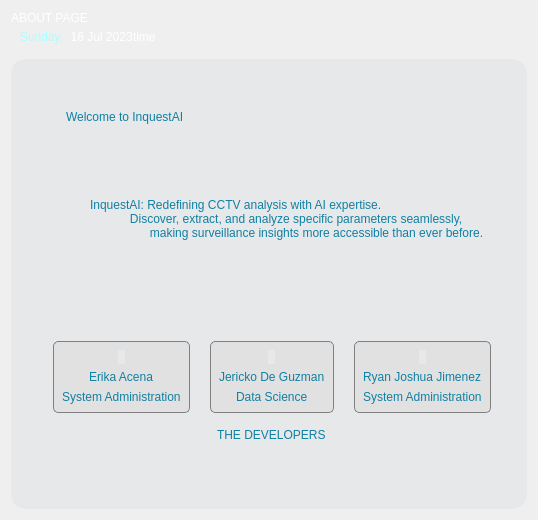
            <widget class="QWidget" name="aboutpage">
             <layout class="QVBoxLayout" name="verticalLayout_28">
              <item>
               <widget class="QWidget" name="abouttxtwidget" native="true">
                <property name="sizePolicy">
                 <sizepolicy hsizetype="Fixed" vsizetype="Fixed">
                  <horstretch>0</horstretch>
                  <verstretch>0</verstretch>
                 </sizepolicy>
                </property>
                <layout class="QVBoxLayout" name="verticalLayout_32">
                 <property name="spacing">
                  <number>0</number>
                 </property>
                 <property name="leftMargin">
                  <number>0</number>
                 </property>
                 <property name="topMargin">
                  <number>0</number>
                 </property>
                 <property name="rightMargin">
                  <number>0</number>
                 </property>
                 <property name="bottomMargin">
                  <number>0</number>
                 </property>
                 <item>
                  <widget class="QLabel" name="abouttxt">
                   <property name="sizePolicy">
                    <sizepolicy hsizetype="Fixed" vsizetype="Fixed">
                     <horstretch>0</horstretch>
                     <verstretch>0</verstretch>
                    </sizepolicy>
                   </property>
                   <property name="styleSheet">
                    <string notr="true">font: 700 20pt &quot;Tahoma&quot;;
color: rgb(255, 255, 255);</string>
                   </property>
                   <property name="text">
                    <string>ABOUT PAGE</string>
                   </property>
                  </widget>
                 </item>
                 <item>
                  <widget class="QWidget" name="adaydatewidget" native="true">
                   <property name="sizePolicy">
                    <sizepolicy hsizetype="Fixed" vsizetype="Fixed">
                     <horstretch>0</horstretch>
                     <verstretch>0</verstretch>
                    </sizepolicy>
                   </property>
                   <layout class="QHBoxLayout" name="horizontalLayout_30">
                    <property name="spacing">
                     <number>0</number>
                    </property>
                    <property name="topMargin">
                     <number>5</number>
                    </property>
                    <item>
                     <widget class="QLabel" name="adayofweek">
                      <property name="styleSheet">
                       <string notr="true">font: 700 15pt &quot;Tahoma&quot;;
color: rgb(170, 255, 255);</string>
                      </property>
                      <property name="text">
                       <string>Sunday,</string>
                      </property>
                     </widget>
                    </item>
                    <item>
                     <widget class="QLabel" name="acurrentdated">
                      <property name="sizePolicy">
                       <sizepolicy hsizetype="Preferred" vsizetype="Preferred">
                        <horstretch>0</horstretch>
                        <verstretch>0</verstretch>
                       </sizepolicy>
                      </property>
                      <property name="styleSheet">
                       <string notr="true">font: 700 15pt &quot;Tahoma&quot;;
color: rgb(255, 255, 255);</string>
                      </property>
                      <property name="text">
                       <string>  16 Jul 2023</string>
                      </property>
                     </widget>
                    </item>
                    <item>
                     <widget class="QLabel" name="atime">
                      <property name="styleSheet">
                       <string notr="true">font: 700 15pt &quot;Tahoma&quot;;
color: rgb(255, 255, 255);</string>
                      </property>
                      <property name="text">
                       <string>time</string>
                      </property>
                     </widget>
                    </item>
                   </layout>
                  </widget>
                 </item>
                </layout>
               </widget>
              </item>
              <item>
               <widget class="QWidget" name="aboutpagewidget" native="true">
                <property name="styleSheet">
                 <string notr="true">background-color: rgb(230, 232, 233);
border-radius: 15px;</string>
                </property>
                <layout class="QVBoxLayout" name="verticalLayout_33">
                 <property name="leftMargin">
                  <number>15</number>
                 </property>
                 <item>
                  <widget class="QWidget" name="widget_8" native="true">
                   <property name="maximumSize">
                    <size>
                     <width>16777215</width>
                     <height>200</height>
                    </size>
                   </property>
                   <layout class="QVBoxLayout" name="verticalLayout_29">
                    <property name="spacing">
                     <number>0</number>
                    </property>
                    <property name="leftMargin">
                     <number>40</number>
                    </property>
                    <item>
                     <widget class="QLabel" name="welcometxt">
                      <property name="minimumSize">
                       <size>
                        <width>0</width>
                        <height>80</height>
                       </size>
                      </property>
                      <property name="maximumSize">
                       <size>
                        <width>16777215</width>
                        <height>80</height>
                       </size>
                      </property>
                      <property name="styleSheet">
                       <string notr="true">font: 700 40pt &quot;Tahoma&quot;;
color: rgb(16, 128, 163);</string>
                      </property>
                      <property name="text">
                       <string>Welcome to InquestAI</string>
                      </property>
                     </widget>
                    </item>
                    <item>
                     <spacer name="verticalSpacer_2">
                      <property name="orientation">
                       <enum>Qt::Vertical</enum>
                      </property>
                      <property name="sizeHint" stdset="0">
                       <size>
                        <width>20</width>
                        <height>40</height>
                       </size>
                      </property>
                     </spacer>
                    </item>
                    <item alignment="Qt::AlignHCenter">
                     <widget class="QLabel" name="abouttxt_2">
                      <property name="minimumSize">
                       <size>
                        <width>0</width>
                        <height>80</height>
                       </size>
                      </property>
                      <property name="maximumSize">
                       <size>
                        <width>16777215</width>
                        <height>80</height>
                       </size>
                      </property>
                      <property name="styleSheet">
                       <string notr="true">font: 700 12pt &quot;Tahoma&quot;;
color: rgb(16, 128, 163);</string>
                      </property>
                      <property name="text">
                       <string>InquestAI: Redefining CCTV analysis with AI expertise. 
            Discover, extract, and analyze specific parameters seamlessly, 
                  making surveillance insights more accessible than ever before.</string>
                      </property>
                     </widget>
                    </item>
                   </layout>
                  </widget>
                 </item>
                 <item>
                  <widget class="QWidget" name="developerswidget" native="true">
                   <layout class="QGridLayout" name="gridLayout_4">
                    <item row="0" column="0">
                     <widget class="QWidget" name="aboutdev" native="true">
                      <layout class="QVBoxLayout" name="verticalLayout_37">
                       <item>
                        <spacer name="verticalSpacer_4">
                         <property name="orientation">
                          <enum>Qt::Vertical</enum>
                         </property>
                         <property name="sizeHint" stdset="0">
                          <size>
                           <width>20</width>
                           <height>40</height>
                          </size>
                         </property>
                        </spacer>
                       </item>
                       <item>
                        <widget class="QWidget" name="developers3" native="true">
                         <layout class="QHBoxLayout" name="horizontalLayout_28">
                          <property name="spacing">
                           <number>20</number>
                          </property>
                          <item>
                           <widget class="QWidget" name="dev1widget" native="true">
                            <property name="maximumSize">
                             <size>
                              <width>251</width>
                              <height>261</height>
                             </size>
                            </property>
                            <property name="styleSheet">
                             <string notr="true">#dev1widget {
background-color: rgb(225, 225, 225);
border: 1px solid gray;
font: 12pt &quot;Tahoma&quot;;
border-radius: 5px;
}</string>
                            </property>
                            <layout class="QVBoxLayout" name="verticalLayout_34">
                             <item alignment="Qt::AlignHCenter">
                              <widget class="QLabel" name="erikapic">
                               <property name="maximumSize">
                                <size>
                                 <width>171</width>
                                 <height>151</height>
                                </size>
                               </property>
                               <property name="text">
                                <string/>
                               </property>
                               <property name="pixmap">
                                <pixmap>../PD2gui/image/dev.png</pixmap>
                               </property>
                               <property name="scaledContents">
                                <bool>true</bool>
                               </property>
                              </widget>
                             </item>
                             <item alignment="Qt::AlignHCenter">
                              <widget class="QLabel" name="erikaname">
                               <property name="sizePolicy">
                                <sizepolicy hsizetype="Fixed" vsizetype="Fixed">
                                 <horstretch>0</horstretch>
                                 <verstretch>0</verstretch>
                                </sizepolicy>
                               </property>
                               <property name="styleSheet">
                                <string notr="true">#erikaname {
background-color: rgb(225, 225, 225);
border-radius: 0px;
font: 700 15pt &quot;Tahoma&quot;;
color: rgb(16, 128, 163);
}</string>
                               </property>
                               <property name="text">
                                <string>Erika Acena</string>
                               </property>
                              </widget>
                             </item>
                             <item alignment="Qt::AlignHCenter">
                              <widget class="QLabel" name="sysad1">
                               <property name="sizePolicy">
                                <sizepolicy hsizetype="Fixed" vsizetype="Fixed">
                                 <horstretch>0</horstretch>
                                 <verstretch>0</verstretch>
                                </sizepolicy>
                               </property>
                               <property name="styleSheet">
                                <string notr="true">#sysad1 {
background-color: rgb(225, 225, 225);
border-radius: 0px;
font: 700 10pt &quot;Tahoma&quot;;
color: rgb(16, 128, 163);
}</string>
                               </property>
                               <property name="text">
                                <string>System Administration</string>
                               </property>
                              </widget>
                             </item>
                            </layout>
                           </widget>
                          </item>
                          <item>
                           <widget class="QWidget" name="dev2widget" native="true">
                            <property name="maximumSize">
                             <size>
                              <width>251</width>
                              <height>261</height>
                             </size>
                            </property>
                            <property name="styleSheet">
                             <string notr="true">#dev2widget {
background-color: rgb(225, 225, 225);
border: 1px solid gray;
border-radius: 5px;
}</string>
                            </property>
                            <layout class="QVBoxLayout" name="verticalLayout_35">
                             <item alignment="Qt::AlignHCenter">
                              <widget class="QLabel" name="jerickopic">
                               <property name="maximumSize">
                                <size>
                                 <width>171</width>
                                 <height>151</height>
                                </size>
                               </property>
                               <property name="text">
                                <string/>
                               </property>
                               <property name="pixmap">
                                <pixmap>../PD2gui/image/dev.png</pixmap>
                               </property>
                               <property name="scaledContents">
                                <bool>true</bool>
                               </property>
                              </widget>
                             </item>
                             <item alignment="Qt::AlignHCenter">
                              <widget class="QLabel" name="jerickoname">
                               <property name="sizePolicy">
                                <sizepolicy hsizetype="Fixed" vsizetype="Fixed">
                                 <horstretch>0</horstretch>
                                 <verstretch>0</verstretch>
                                </sizepolicy>
                               </property>
                               <property name="styleSheet">
                                <string notr="true">#jerickoname {
background-color: rgb(225, 225, 225);
border-radius: 0px;
font: 700 15pt &quot;Tahoma&quot;;
color: rgb(16, 128, 163);
}</string>
                               </property>
                               <property name="text">
                                <string>Jericko De Guzman</string>
                               </property>
                              </widget>
                             </item>
                             <item alignment="Qt::AlignHCenter">
                              <widget class="QLabel" name="datascie">
                               <property name="sizePolicy">
                                <sizepolicy hsizetype="Fixed" vsizetype="Fixed">
                                 <horstretch>0</horstretch>
                                 <verstretch>0</verstretch>
                                </sizepolicy>
                               </property>
                               <property name="styleSheet">
                                <string notr="true">#datascie {
background-color: rgb(225, 225, 225);
border-radius: 0px;
font: 700 10pt &quot;Tahoma&quot;;
color: rgb(16, 128, 163);
}</string>
                               </property>
                               <property name="text">
                                <string>Data Science</string>
                               </property>
                              </widget>
                             </item>
                            </layout>
                           </widget>
                          </item>
                          <item>
                           <widget class="QWidget" name="dev3widget" native="true">
                            <property name="maximumSize">
                             <size>
                              <width>251</width>
                              <height>261</height>
                             </size>
                            </property>
                            <property name="styleSheet">
                             <string notr="true">#dev3widget {
background-color: rgb(225, 225, 225);
border: 1px solid gray;
font: 12pt &quot;Tahoma&quot;;
border-radius: 5px;
}</string>
                            </property>
                            <layout class="QVBoxLayout" name="verticalLayout_36">
                             <item alignment="Qt::AlignHCenter">
                              <widget class="QLabel" name="ryanpic">
                               <property name="maximumSize">
                                <size>
                                 <width>171</width>
                                 <height>151</height>
                                </size>
                               </property>
                               <property name="text">
                                <string/>
                               </property>
                               <property name="pixmap">
                                <pixmap>../PD2gui/image/dev.png</pixmap>
                               </property>
                               <property name="scaledContents">
                                <bool>true</bool>
                               </property>
                              </widget>
                             </item>
                             <item alignment="Qt::AlignHCenter">
                              <widget class="QLabel" name="ryanname">
                               <property name="sizePolicy">
                                <sizepolicy hsizetype="Fixed" vsizetype="Fixed">
                                 <horstretch>0</horstretch>
                                 <verstretch>0</verstretch>
                                </sizepolicy>
                               </property>
                               <property name="styleSheet">
                                <string notr="true">#ryanname {
background-color: rgb(225, 225, 225);
border-radius: 0px;
font: 700 15pt &quot;Tahoma&quot;;
color: rgb(16, 128, 163);
}</string>
                               </property>
                               <property name="text">
                                <string>Ryan Joshua Jimenez</string>
                               </property>
                              </widget>
                             </item>
                             <item alignment="Qt::AlignHCenter">
                              <widget class="QLabel" name="sysad2">
                               <property name="sizePolicy">
                                <sizepolicy hsizetype="Fixed" vsizetype="Fixed">
                                 <horstretch>0</horstretch>
                                 <verstretch>0</verstretch>
                                </sizepolicy>
                               </property>
                               <property name="styleSheet">
                                <string notr="true">#sysad2 {
background-color: rgb(225, 225, 225);
border-radius: 0px;
font: 700 10pt &quot;Tahoma&quot;;
color: rgb(16, 128, 163);
}</string>
                               </property>
                               <property name="text">
                                <string>System Administration</string>
                               </property>
                              </widget>
                             </item>
                            </layout>
                           </widget>
                          </item>
                         </layout>
                        </widget>
                       </item>
                       <item alignment="Qt::AlignHCenter">
                        <widget class="QLabel" name="developers">
                         <property name="sizePolicy">
                          <sizepolicy hsizetype="Fixed" vsizetype="Fixed">
                           <horstretch>0</horstretch>
                           <verstretch>0</verstretch>
                          </sizepolicy>
                         </property>
                         <property name="styleSheet">
                          <string notr="true">font: 700 15pt &quot;Tahoma&quot;;
color: rgb(16, 128, 163);</string>
                         </property>
                         <property name="text">
                          <string>THE DEVELOPERS</string>
                         </property>
                        </widget>
                       </item>
                       <item>
                        <spacer name="verticalSpacer_3">
                         <property name="orientation">
                          <enum>Qt::Vertical</enum>
                         </property>
                         <property name="sizeHint" stdset="0">
                          <size>
                           <width>20</width>
                           <height>40</height>
                          </size>
                         </property>
                        </spacer>
                       </item>
                      </layout>
                     </widget>
                    </item>
                   </layout>
                  </widget>
                 </item>
                </layout>
               </widget>
              </item>
             </layout>
            </widget>
